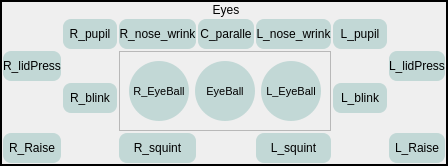
              <widget class="QFrame" name="frame_20">
               <property name="maximumSize">
                <size>
                 <width>16777215</width>
                 <height>170</height>
                </size>
               </property>
               <property name="frameShape">
                <enum>QFrame::WinPanel</enum>
               </property>
               <property name="frameShadow">
                <enum>QFrame::Plain</enum>
               </property>
               <layout class="QGridLayout" name="gridLayout_27">
                <property name="leftMargin">
                 <number>1</number>
                </property>
                <property name="topMargin">
                 <number>1</number>
                </property>
                <property name="rightMargin">
                 <number>1</number>
                </property>
                <property name="bottomMargin">
                 <number>1</number>
                </property>
                <property name="spacing">
                 <number>2</number>
                </property>
                <item row="0" column="5">
                 <widget class="QLabel" name="label_13">
                  <property name="maximumSize">
                   <size>
                    <width>16777215</width>
                    <height>30</height>
                   </size>
                  </property>
                  <property name="text">
                   <string>Eyes</string>
                  </property>
                  <property name="alignment">
                   <set>Qt::AlignCenter</set>
                  </property>
                 </widget>
                </item>
                <item row="1" column="3">
                 <widget class="QPushButton" name="CTRL_R_eye_pupil">
                  <property name="minimumSize">
                   <size>
                    <width>54</width>
                    <height>30</height>
                   </size>
                  </property>
                  <property name="styleSheet">
                   <string notr="true">QPushButton{
background-color: rgba(165, 200, 198, 155);
border-style: outset;
border-width: 0px;
border-radius: 8px;
border-color: red;
}
QPushButton:hover{
background-color:rgba(0,0,200,60); 
color: black;}
QPushButton:checked{
background-color: rgba(0,255, 0 ,200);
border-style: inset; }

</string>
                  </property>
                  <property name="text">
                   <string>R_pupil</string>
                  </property>
                 </widget>
                </item>
                <item row="5" column="4">
                 <widget class="QPushButton" name="CTRL_R_eye_squintInner">
                  <property name="minimumSize">
                   <size>
                    <width>54</width>
                    <height>30</height>
                   </size>
                  </property>
                  <property name="styleSheet">
                   <string notr="true">QPushButton{
background-color: rgba(165, 200, 198, 155);
border-style: outset;
border-width: 0px;
border-radius: 8px;
border-color: red;
}
QPushButton:hover{
background-color:rgba(0,0,200,60); 
color: black;}
QPushButton:checked{
background-color: rgba(0,255, 0 ,200);
border-style: inset; }

</string>
                  </property>
                  <property name="text">
                   <string>R_squint</string>
                  </property>
                 </widget>
                </item>
                <item row="5" column="6">
                 <widget class="QPushButton" name="CTRL_L_eye_squintInner">
                  <property name="minimumSize">
                   <size>
                    <width>54</width>
                    <height>30</height>
                   </size>
                  </property>
                  <property name="styleSheet">
                   <string notr="true">QPushButton{
background-color: rgba(165, 200, 198, 155);
border-style: outset;
border-width: 0px;
border-radius: 8px;
border-color: red;
}
QPushButton:hover{
background-color:rgba(0,0,200,60); 
color: black;}
QPushButton:checked{
background-color: rgba(0,255, 0 ,200);
border-style: inset; }

</string>
                  </property>
                  <property name="text">
                   <string>L_squint</string>
                  </property>
                 </widget>
                </item>
                <item row="5" column="2">
                 <widget class="QPushButton" name="CTRL_R_eye_cheekRaise">
                  <property name="minimumSize">
                   <size>
                    <width>54</width>
                    <height>30</height>
                   </size>
                  </property>
                  <property name="styleSheet">
                   <string notr="true">QPushButton{
background-color: rgba(165, 200, 198, 155);
border-style: outset;
border-width: 0px;
border-radius: 8px;
border-color: red;
}
QPushButton:hover{
background-color:rgba(0,0,200,60); 
color: black;}
QPushButton:checked{
background-color: rgba(0,255, 0 ,200);
border-style: inset; }

</string>
                  </property>
                  <property name="text">
                   <string>R_Raise</string>
                  </property>
                 </widget>
                </item>
                <item row="1" column="5">
                 <widget class="QPushButton" name="CTRL_C_eye_parallelLook">
                  <property name="minimumSize">
                   <size>
                    <width>54</width>
                    <height>30</height>
                   </size>
                  </property>
                  <property name="styleSheet">
                   <string notr="true">QPushButton{
background-color: rgba(165, 200, 198, 155);
border-style: outset;
border-width: 0px;
border-radius: 8px;
border-color: red;
}
QPushButton:hover{
background-color:rgba(0,0,200,60); 
color: black;}
QPushButton:checked{
background-color: rgba(0,255, 0 ,200);
border-style: inset; }

</string>
                  </property>
                  <property name="text">
                   <string>C_paralle</string>
                  </property>
                 </widget>
                </item>
                <item row="3" column="3">
                 <widget class="QPushButton" name="CTRL_R_eye_blink">
                  <property name="minimumSize">
                   <size>
                    <width>54</width>
                    <height>30</height>
                   </size>
                  </property>
                  <property name="styleSheet">
                   <string notr="true">QPushButton{
background-color: rgba(165, 200, 198, 155);
border-style: outset;
border-width: 0px;
border-radius: 8px;
border-color: red;
}
QPushButton:hover{
background-color:rgba(0,0,200,60); 
color: black;}
QPushButton:checked{
background-color: rgba(0,255, 0 ,200);
border-style: inset; }

</string>
                  </property>
                  <property name="text">
                   <string>R_blink</string>
                  </property>
                 </widget>
                </item>
                <item row="3" column="7">
                 <widget class="QPushButton" name="CTRL_L_eye_blink">
                  <property name="minimumSize">
                   <size>
                    <width>54</width>
                    <height>30</height>
                   </size>
                  </property>
                  <property name="styleSheet">
                   <string notr="true">QPushButton{
background-color: rgba(165, 200, 198, 155);
border-style: outset;
border-width: 0px;
border-radius: 8px;
border-color: red;
}
QPushButton:hover{
background-color:rgba(0,0,200,60); 
color: black;}
QPushButton:checked{
background-color: rgba(0,255, 0 ,200);
border-style: inset; }

</string>
                  </property>
                  <property name="text">
                   <string>L_blink</string>
                  </property>
                 </widget>
                </item>
                <item row="1" column="7">
                 <widget class="QPushButton" name="CTRL_L_eye_pupil">
                  <property name="minimumSize">
                   <size>
                    <width>54</width>
                    <height>30</height>
                   </size>
                  </property>
                  <property name="styleSheet">
                   <string notr="true">QPushButton{
background-color: rgba(165, 200, 198, 155);
border-style: outset;
border-width: 0px;
border-radius: 8px;
border-color: red;
}
QPushButton:hover{
background-color:rgba(0,0,200,60); 
color: black;}
QPushButton:checked{
background-color: rgba(0,255, 0 ,200);
border-style: inset; }

</string>
                  </property>
                  <property name="text">
                   <string>L_pupil</string>
                  </property>
                 </widget>
                </item>
                <item row="1" column="4">
                 <widget class="QPushButton" name="CTRL_R_nose_wrinkleUpper">
                  <property name="minimumSize">
                   <size>
                    <width>54</width>
                    <height>30</height>
                   </size>
                  </property>
                  <property name="styleSheet">
                   <string notr="true">QPushButton{
background-color: rgba(165, 200, 198, 155);
border-style: outset;
border-width: 0px;
border-radius: 8px;
border-color: red;
}
QPushButton:hover{
background-color:rgba(0,0,200,60); 
color: black;}
QPushButton:checked{
background-color: rgba(0,255, 0 ,200);
border-style: inset; }

</string>
                  </property>
                  <property name="text">
                   <string>R_nose_wrink</string>
                  </property>
                 </widget>
                </item>
                <item row="5" column="8">
                 <widget class="QPushButton" name="CTRL_L_eye_cheekRaise">
                  <property name="minimumSize">
                   <size>
                    <width>54</width>
                    <height>30</height>
                   </size>
                  </property>
                  <property name="styleSheet">
                   <string notr="true">QPushButton{
background-color: rgba(165, 200, 198, 155);
border-style: outset;
border-width: 0px;
border-radius: 8px;
border-color: red;
}
QPushButton:hover{
background-color:rgba(0,0,200,60); 
color: black;}
QPushButton:checked{
background-color: rgba(0,255, 0 ,200);
border-style: inset; }

</string>
                  </property>
                  <property name="text">
                   <string>L_Raise</string>
                  </property>
                 </widget>
                </item>
                <item row="1" column="6">
                 <widget class="QPushButton" name="CTRL_L_nose_wrinkleUpper">
                  <property name="minimumSize">
                   <size>
                    <width>54</width>
                    <height>30</height>
                   </size>
                  </property>
                  <property name="styleSheet">
                   <string notr="true">QPushButton{
background-color: rgba(165, 200, 198, 155);
border-style: outset;
border-width: 0px;
border-radius: 8px;
border-color: red;
}
QPushButton:hover{
background-color:rgba(0,0,200,60); 
color: black;}
QPushButton:checked{
background-color: rgba(0,255, 0 ,200);
border-style: inset; }

</string>
                  </property>
                  <property name="text">
                   <string>L_nose_wrink</string>
                  </property>
                 </widget>
                </item>
                <item row="2" column="4" rowspan="3" colspan="3">
                 <widget class="QFrame" name="frame_21">
                  <property name="frameShape">
                   <enum>QFrame::StyledPanel</enum>
                  </property>
                  <property name="frameShadow">
                   <enum>QFrame::Plain</enum>
                  </property>
                  <layout class="QGridLayout" name="gridLayout_28">
                   <item row="0" column="0">
                    <widget class="QPushButton" name="CTRL_R_eye">
                     <property name="minimumSize">
                      <size>
                       <width>60</width>
                       <height>60</height>
                      </size>
                     </property>
                     <property name="font">
                      <font>
                       <pointsize>8</pointsize>
                       <weight>50</weight>
                       <bold>false</bold>
                      </font>
                     </property>
                     <property name="styleSheet">
                      <string notr="true">QPushButton{
background-color: rgba(165, 200, 198, 155);
border-style: outset;
border-width: 0px;
border-radius: 30px;
border-color: red;
}
QPushButton:hover{
background-color:rgba(0,0,200,60); 
color: black;}
QPushButton:checked{
background-color: rgba(0,255, 0 ,200);
border-style: inset; }

</string>
                     </property>
                     <property name="text">
                      <string>R_EyeBall</string>
                     </property>
                    </widget>
                   </item>
                   <item row="0" column="1">
                    <widget class="QPushButton" name="CTRL_C_eye">
                     <property name="minimumSize">
                      <size>
                       <width>60</width>
                       <height>60</height>
                      </size>
                     </property>
                     <property name="font">
                      <font>
                       <pointsize>8</pointsize>
                       <weight>50</weight>
                       <bold>false</bold>
                      </font>
                     </property>
                     <property name="styleSheet">
                      <string notr="true">QPushButton{
background-color: rgba(165, 200, 198, 155);
border-style: outset;
border-width: 0px;
border-radius: 30px;
border-color: red;
}
QPushButton:hover{
background-color:rgba(0,0,200,60); 
color: black;}
QPushButton:checked{
background-color: rgba(0,255, 0 ,200);
border-style: inset; }

</string>
                     </property>
                     <property name="text">
                      <string>EyeBall</string>
                     </property>
                    </widget>
                   </item>
                   <item row="0" column="2">
                    <widget class="QPushButton" name="CTRL_L_eye">
                     <property name="minimumSize">
                      <size>
                       <width>60</width>
                       <height>60</height>
                      </size>
                     </property>
                     <property name="font">
                      <font>
                       <pointsize>8</pointsize>
                       <weight>50</weight>
                       <bold>false</bold>
                      </font>
                     </property>
                     <property name="styleSheet">
                      <string notr="true">QPushButton{
background-color: rgba(165, 200, 198, 155);
border-style: outset;
border-width: 0px;
border-radius: 30px;
border-color: red;
}
QPushButton:hover{
background-color:rgba(0,0,200,60); 
color: black;}
QPushButton:checked{
background-color: rgba(0,255, 0 ,200);
border-style: inset; }

</string>
                     </property>
                     <property name="text">
                      <string>L_EyeBall</string>
                     </property>
                    </widget>
                   </item>
                  </layout>
                 </widget>
                </item>
                <item row="2" column="8">
                 <widget class="QPushButton" name="CTRL_L_eye_lidPress">
                  <property name="minimumSize">
                   <size>
                    <width>54</width>
                    <height>30</height>
                   </size>
                  </property>
                  <property name="styleSheet">
                   <string notr="true">QPushButton{
background-color: rgba(165, 200, 198, 155);
border-style: outset;
border-width: 0px;
border-radius: 8px;
border-color: red;
}
QPushButton:hover{
background-color:rgba(0,0,200,60); 
color: black;}
QPushButton:checked{
background-color: rgba(0,255, 0 ,200);
border-style: inset; }

</string>
                  </property>
                  <property name="text">
                   <string>L_lidPress</string>
                  </property>
                 </widget>
                </item>
                <item row="2" column="2">
                 <widget class="QPushButton" name="CTRL_R_eye_lidPress">
                  <property name="minimumSize">
                   <size>
                    <width>54</width>
                    <height>30</height>
                   </size>
                  </property>
                  <property name="styleSheet">
                   <string notr="true">QPushButton{
background-color: rgba(165, 200, 198, 155);
border-style: outset;
border-width: 0px;
border-radius: 8px;
border-color: red;
}
QPushButton:hover{
background-color:rgba(0,0,200,60); 
color: black;}
QPushButton:checked{
background-color: rgba(0,255, 0 ,200);
border-style: inset; }

</string>
                  </property>
                  <property name="text">
                   <string>R_lidPress</string>
                  </property>
                 </widget>
                </item>
               </layout>
              </widget>
